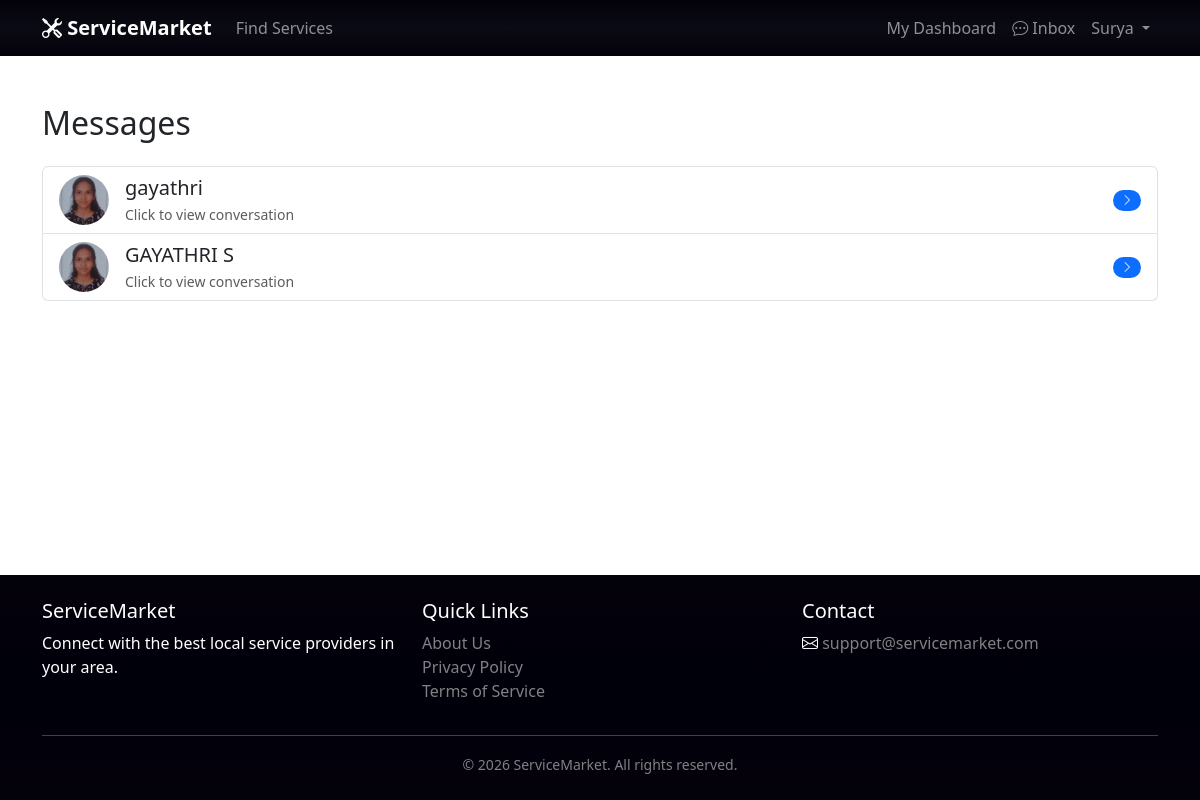
The page /chat/inbox/ (signed in) on the database its author committed.
### accounts/models.py (models this page shows, shortened)
class User(AbstractUser):
    first_name = models.CharField(max_length=150, blank=True)
    last_name = models.CharField(max_length=150, blank=True)
    ROLE_CHOICES = (
        ('customer', 'Customer'),
        ('provider', 'Provider'),
        ('both', 'Both'),
        ('none', 'None'),
    )
    role = models.CharField(max_length=10, choices=ROLE_CHOICES, default='none')
    email = models.EmailField(unique=True)

class Profile(models.Model):
    user = models.OneToOneField(User, on_delete=models.CASCADE, related_name='profile')
    phone = models.CharField(max_length=20, blank=True)
    address = models.TextField(blank=True)
    avatar = models.ImageField(upload_to='profiles/', blank=True, null=True)
    bio = models.TextField(blank=True, help_text="Short bio for service providers")
    location = models.CharField(max_length=100, blank=True, help_text="City or Area")

### chat/views.py (the view)
# urls.py: path('inbox/', views.inbox, name='inbox'),
@login_required
def inbox(request):
    user_messages = Message.objects.filter(
        Q(sender=request.user) | Q(recipient=request.user)
    ).order_by('-timestamp')
    users = set()
    for msg in user_messages:
        sender = msg.sender
        recipient = msg.recipient
        if sender != request.user:
            users.add(sender)
        elif recipient != request.user:
            users.add(recipient)
    return render(request, 'chat/inbox.html', {'users': users})

### templates/chat/inbox.html (shortened to what this page needs)
{% extends 'base.html' %}
{% block content %}
<div class="container py-5">
    <h2 class="mb-4">Messages</h2>
    <div class="list-group">
        {% for user in users %}
        <a href="{% url 'chat_room' user.id %}"
            class="list-group-item list-group-item-action d-flex justify-content-between align-items-center">
            <div class="d-flex align-items-center">
                {% if user.profile.avatar %}
                <img src="{{ user.profile.avatar.url }}" class="rounded-circle me-3"
                    style="width: 50px; height: 50px; object-fit: cover;">
                {% else %}
                <img src="https://via.placeholder.com/50" class="rounded-circle me-3"
                    style="width: 50px; height: 50px;">
                {% endif %}
                <div>
                    <h5 class="mb-1">{{ user.get_full_name|default:user.username }}</h5>
                    <p class="mb-0 text-muted small">Click to view conversation</p>
                </div>
            </div>
            <span class="badge bg-primary rounded-pill"><i class="bi bi-chevron-right"></i></span>
        </a>
        {% empty %}
        <div class="alert alert-info">No messages yet.</div>
        {% endfor %}
    </div>
</div>
{% endblock %}

### templates/base.html (shortened to what this page needs)
{% load static %}
<!DOCTYPE html>
<html lang="en">
<head>
    <link href="https://cdn.jsdelivr.net/npm/bootstrap@5.3.0/dist/css/bootstrap.min.css" rel="stylesheet">
    <link rel="stylesheet" href="https://cdn.jsdelivr.net/npm/bootstrap-icons@1.10.0/font/bootstrap-icons.css">
    <link rel="stylesheet" href="{% static 'css/style.css' %}">
</head>
<body class="d-flex flex-column min-vh-100">
    <nav class="navbar navbar-expand-lg navbar-dark  sticky-top" style="background: linear-gradient(#04010a, #0a0b14, #04010a);">
        <div class="container">
            <a class="navbar-brand fw-bold" href="{% url 'home' %}">
                <i class="bi bi-tools"></i> ServiceMarket
            </a>
            <div class="collapse navbar-collapse" id="navbarNav">
                <ul class="navbar-nav me-auto">
                    <li class="nav-item">
                        <a class="nav-link" href="{% url 'service_list' %}">Find Services</a>
                    </li>
                </ul>
                <ul class="navbar-nav ms-auto">
                    {% if user.is_authenticated %}
                    <li class="nav-item">
                        <a class="nav-link" href="{% url 'dashboard' %}">My Dashboard</a>
                    </li>
                    <li class="nav-item">
                        <a class="nav-link" href="{% url 'inbox' %}">
                            <i class="bi bi-chat-dots"></i> Inbox
                        </a>
                    </li>
                    <li class="nav-item dropdown">
                        <a class="nav-link dropdown-toggle" href="#" id="navbarDropdown" role="button"
                            data-bs-toggle="dropdown">
                            {{ user.username }}
                        </a>
                    </li>
                    {% endif %}
                </ul>
            </div>
        </div>
    </nav>
    <main class="flex-grow-1">
        {% block content %}{% endblock %}
    </main>
    <footer class="text-white py-4 mt-auto" style="background: linear-gradient(#04010a, #00000a, #04010a);">
        <div class="container">
            <div class="row">
                <div class="col-md-4">
                    <h5>ServiceMarket</h5>
                    <p>Connect with the best local service providers in your area.</p>
                </div>
                <div class="col-md-4">
                    <h5>Quick Links</h5>
                    <ul class="list-unstyled">
                        <li><a href="#" class="text-white-50 text-decoration-none">About Us</a></li>
                        <li><a href="#" class="text-white-50 text-decoration-none">Privacy Policy</a></li>
                        <li><a href="#" class="text-white-50 text-decoration-none">Terms of Service</a></li>
                    </ul>
                </div>
                <div class="col-md-4">
                    <h5>Contact</h5>
                    <p><i class="bi bi-envelope"></i> <a href="mailto:support@servicemarket.com"
                            class="text-white-50 text-decoration-none">support@servicemarket.com</a></p>
                </div>
            </div>
            <hr>
            <div class="text-center text-white-50">
                <small>&copy; 2026 ServiceMarket. All rights reserved.</small>
            </div>
        </div>
    </footer>
</body>
</html>

### rows shown on the page
User: username "Surya"
User: profile.avatar (picture), get_full_name "gayathri"
User: profile.avatar (picture), get_full_name "GAYATHRI S"
